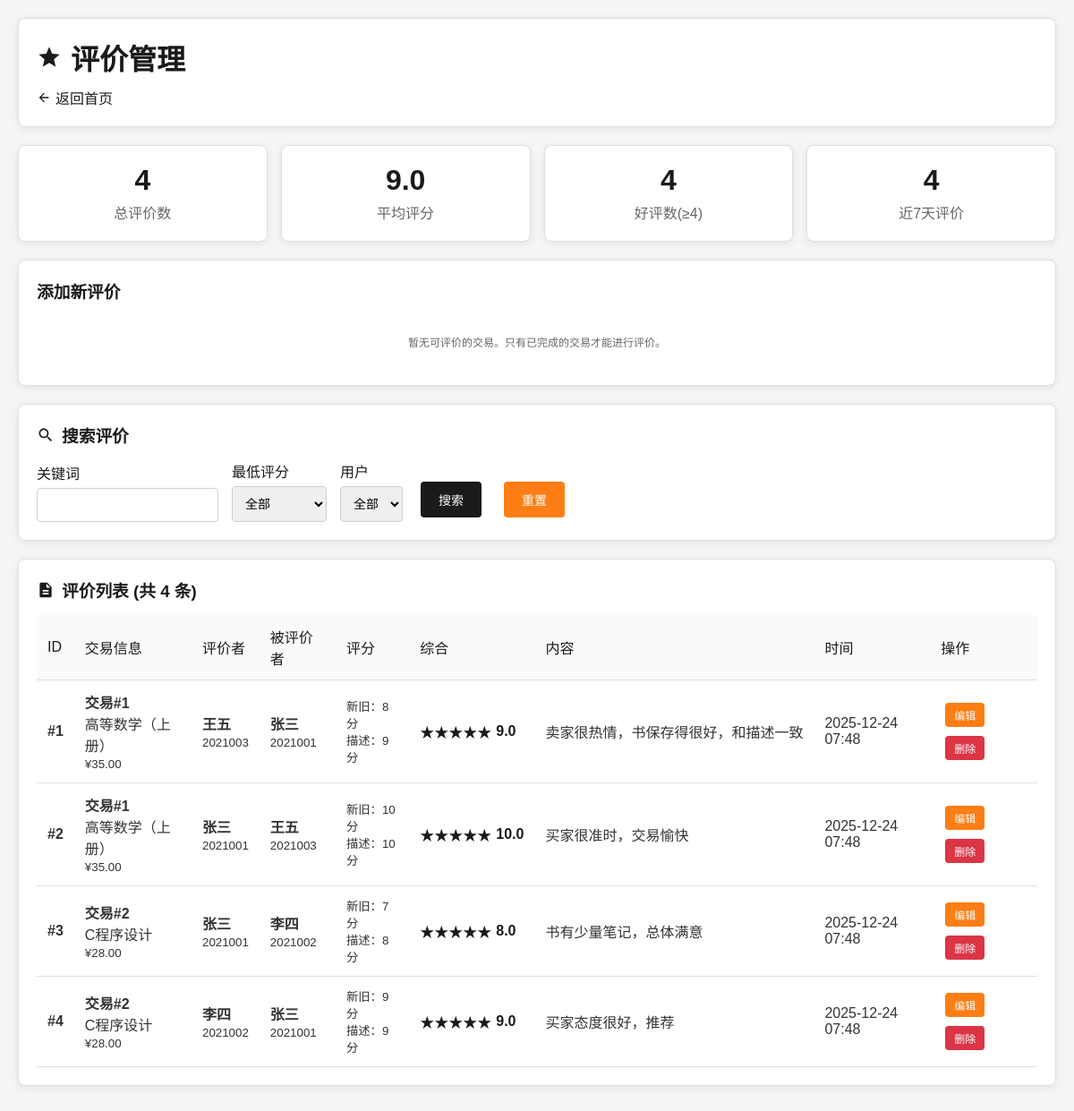
The page /reviews.php (signed in) on the database its author committed.
### tables this page shows
CREATE TABLE reviews (
    review_id INT PRIMARY KEY AUTO_INCREMENT,
    transaction_id INT NOT NULL,
    reviewer_id INT NOT NULL,
    reviewed_id INT NOT NULL,
    book_condition_score TINYINT COMMENT '教材实际新旧程度评分1-10',
    description_accuracy_score TINYINT COMMENT '卖家描述准确性评分1-10',
    overall_score TINYINT COMMENT '总体评分1-10',
    comment TEXT,
    created_at TIMESTAMP DEFAULT CURRENT_TIMESTAMP,
    FOREIGN KEY (transaction_id) REFERENCES transactions(transaction_id),
    FOREIGN KEY (reviewer_id) REFERENCES users(user_id),
    FOREIGN KEY (reviewed_id) REFERENCES users(user_id)
);

CREATE TABLE textbooks (
    book_id INT PRIMARY KEY AUTO_INCREMENT,
    isbn VARCHAR(20) NOT NULL,
    title VARCHAR(200) NOT NULL,
    author VARCHAR(100),
    publisher VARCHAR(100),
    edition VARCHAR(20),
    course_code VARCHAR(20),
    course_name VARCHAR(100),
    teacher_name VARCHAR(50),
    original_price DECIMAL(10,2),
    created_at TIMESTAMP DEFAULT CURRENT_TIMESTAMP
);

CREATE TABLE products (
    product_id INT PRIMARY KEY AUTO_INCREMENT,
    seller_id INT NOT NULL,
    book_id INT NOT NULL,
    condition_score TINYINT DEFAULT 5 COMMENT '教材新旧程度1-10分',
    selling_price DECIMAL(10,2) NOT NULL,
    description TEXT,
    status ENUM('available', 'reserved', 'sold') DEFAULT 'available',
    images VARCHAR(500) COMMENT '图片路径，多个用逗号分隔',
    created_at TIMESTAMP DEFAULT CURRENT_TIMESTAMP,
    updated_at TIMESTAMP DEFAULT CURRENT_TIMESTAMP ON UPDATE CURRENT_TIMESTAMP,
    FOREIGN KEY (seller_id) REFERENCES users(user_id),
    FOREIGN KEY (book_id) REFERENCES textbooks(book_id)
);

CREATE TABLE users (
    user_id INT PRIMARY KEY AUTO_INCREMENT,
    username VARCHAR(50) UNIQUE NOT NULL,
    password VARCHAR(255) NOT NULL,
    email VARCHAR(100) UNIQUE NOT NULL,
    phone VARCHAR(20),
    student_id VARCHAR(20),
    credit_score DECIMAL(3,1) DEFAULT 5.0,
    created_at TIMESTAMP DEFAULT CURRENT_TIMESTAMP,
    updated_at TIMESTAMP DEFAULT CURRENT_TIMESTAMP ON UPDATE CURRENT_TIMESTAMP
);

### config.php (called while the page is built, shortened)
<?php
function formatDate($date) {
    return date('Y-m-d H:i', strtotime($date));
}
?>

### reviews.php (the view, shortened to what this page needs)
<?php
require_once 'config.php';
$pdo = getDBConnection();
$search = isset($_GET['search']) ? sanitizeInput($_GET['search']) : '';
$where_conditions = []; $params = [];
$where_clause = $where_conditions ? 'WHERE ' . implode(' AND ', $where_conditions) : '';
$stmt = $pdo->prepare("SELECT r.*, u1.username as reviewer_name, u1.student_id as reviewer_student_id, u2.username as reviewed_user_name, u2.student_id as reviewed_user_student_id, t.title as book_title, t.author as book_author, p.selling_price, p.condition_score, tr.status as transaction_status FROM reviews r LEFT JOIN users u1 ON r.reviewer_id = u1.user_id LEFT JOIN users u2 ON r.reviewed_id = u2.user_id LEFT JOIN transactions tr ON r.transaction_id = tr.transaction_id LEFT JOIN products p ON tr.product_id = p.product_id LEFT JOIN textbooks t ON p.book_id = t.book_id $where_clause ORDER BY r.created_at DESC");
$stmt->execute($params);
$reviews = $stmt->fetchAll();
$available_transactions = $pdo->query("SELECT tr.transaction_id, tr.buyer_id, tr.seller_id, u1.username as buyer_name, u2.username as seller_name, t.title as book_title, p.product_id FROM transactions tr LEFT JOIN users u1 ON tr.buyer_id = u1.user_id LEFT JOIN users u2 ON tr.seller_id = u2.user_id LEFT JOIN products p ON tr.product_id = p.product_id LEFT JOIN textbooks t ON p.book_id = t.book_id WHERE tr.status = 'completed' AND tr.transaction_id NOT IN (SELECT transaction_id FROM reviews WHERE transaction_id IS NOT NULL) ORDER BY tr.created_at DESC")->fetchAll();
$edit_review = null;
?>
<!DOCTYPE html>
<html lang="zh-CN">
<head>
</head>
<body>
    <div class="container">
        <div class="header">
            <h1><svg viewBox="0 0 24 24"><path d="M12 17.27L18.18 21l-1.64-7.03L22 9.24l-7.19-.61L12 2 9.19 8.63 2 9.24l5.46 4.73L5.82 21z"/></svg>评价管理</h1>
            <p><a href="index.php" class="nav-link"><svg viewBox="0 0 24 24"><path d="M20 11H7.83l5.59-5.59L12 4l-8 8 8 8 1.41-1.41L7.83 13H20v-2z"/></svg>返回首页</a></p>
        </div>
        <div class="stats-grid">
            <?php $total = count($reviews); $avg = $reviews ? array_sum(array_column($reviews, 'overall_score')) / count($reviews) : 0; $high = count(array_filter($reviews, fn($r) => $r['overall_score'] >= 4)); $recent = count(array_filter($reviews, fn($r) => strtotime($r['created_at']) > strtotime('-7 days'))); ?>
            <div class="stat-card"><div class="stat-number"><?php echo $total; ?></div><div class="stat-label">总评价数</div></div>
            <div class="stat-card"><div class="stat-number"><?php echo number_format($avg, 1); ?></div><div class="stat-label">平均评分</div></div>
            <div class="stat-card"><div class="stat-number"><?php echo $high; ?></div><div class="stat-label">好评数(≥4)</div></div>
            <div class="stat-card"><div class="stat-number"><?php echo $recent; ?></div><div class="stat-label">近7天评价</div></div>
        </div>
        <div class="form-section">
            <h3><?php echo $edit_review ? '编辑评价' : '添加新评价'; ?></h3>
            <?php if (!$edit_review && empty($available_transactions)): ?>
                <div class="help-text" style="padding: 20px; text-align: center;">暂无可评价的交易。只有已完成的交易才能进行评价。</div>
            <?php endif; ?>
        </div>
        <div class="search-section">
            <h3><svg viewBox="0 0 24 24"><path d="M15.5 14h-.79l-.28-.27C15.41 12.59 16 11.11 16 9.5 16 5.91 13.09 3 9.5 3S3 5.91 3 9.5 5.91 16 9.5 16c1.61 0 3.09-.59 4.23-1.57l.27.28v.79l5 4.99L20.49 19l-4.99-5zm-6 0C7.01 14 5 11.99 5 9.5S7.01 5 9.5 5 14 7.01 14 9.5 11.99 14 9.5 14z"/></svg>搜索评价</h3>
            <form method="GET" class="search-form">
                <div class="form-group"><label for="search">关键词</label><input type="text" id="search" name="search" value="<?php echo htmlspecialchars($search); ?>"></div>
                <div class="form-group"><label for="rating_filter">最低评分</label><select id="rating_filter" name="rating_filter"><option value="0">全部</option></select></div>
                <div class="form-group"><label for="user_filter">用户</label><select id="user_filter" name="user_filter"><option value="0">全部</option></select></div>
                <button type="submit" class="btn btn-primary">搜索</button>
                <a href="reviews.php" class="btn btn-warning">重置</a>
            </form>
        </div>
        <div class="table-section">
            <h3><svg viewBox="0 0 24 24"><path d="M14 2H6c-1.1 0-1.99.9-1.99 2L4 20c0 1.1.89 2 1.99 2H18c1.1 0 2-.9 2-2V8l-6-6zm2 16H8v-2h8v2zm0-4H8v-2h8v2zm-3-5V3.5L18.5 9H13z"/></svg>评价列表 (共 <?php echo count($reviews); ?> 条)</h3>
            <?php if (empty($reviews)): ?>
                <p style="text-align: center; color: #666; margin: 40px 0;">暂无评价记录</p>
            <?php else: ?>
                <table>
                    <thead><tr><th>ID</th><th>交易信息</th><th>评价者</th><th>被评价者</th><th>评分</th><th>综合</th><th>内容</th><th>时间</th><th>操作</th></tr></thead>
                    <tbody>
                        <?php foreach ($reviews as $r): ?>
                            <tr>
                                <td><strong>#<?php echo $r['review_id']; ?></strong></td>
                                <td><div><strong>交易#<?php echo $r['transaction_id']; ?></strong></div><div><?php echo htmlspecialchars($r['book_title']); ?></div><div><small>¥<?php echo number_format($r['selling_price'], 2); ?></small></div></td>
                                <td><div><strong><?php echo htmlspecialchars($r['reviewer_name']); ?></strong></div><div><small><?php echo htmlspecialchars($r['reviewer_student_id']); ?></small></div></td>
                                <td><div><strong><?php echo htmlspecialchars($r['reviewed_user_name']); ?></strong></div><div><small><?php echo htmlspecialchars($r['reviewed_user_student_id']); ?></small></div></td>
                                <td><div><small>新旧：<?php echo $r['book_condition_score']; ?>分</small></div><div><small>描述：<?php echo $r['description_accuracy_score']; ?>分</small></div></td>
                                <td><div class="rating-display"><span class="rating-stars"><?php for($i=1;$i<=5;$i++) echo $i <= $r['overall_score'] ? '★' : '☆'; ?></span><span class="rating-number"><?php echo number_format($r['overall_score'], 1); ?></span></div></td>
                                <td><div class="review-comment" title="<?php echo htmlspecialchars($r['comment']); ?>"><?php echo htmlspecialchars($r['comment']); ?></div></td>
                                <td><?php echo formatDate($r['created_at']); ?></td>
                                <td>
                                    <a href="?edit=<?php echo $r['review_id']; ?>" class="btn btn-warning btn-small">编辑</a>
                                    <form method="POST" style="display: inline;" onsubmit="return confirm('确定删除？')"><button type="submit" class="btn btn-danger btn-small">删除</button></form>
                                </td>
                            </tr>
                        <?php endforeach; ?>
                    </tbody>
                </table>
            <?php endif; ?>
        </div>
    </div>
</body>
</html>

### reviews.php (style rules this page uses)
* { margin: 0; padding: 0; box-sizing: border-box; }
body { font-family: 'Microsoft YaHei', Arial, sans-serif; background: #f5f5f5; min-height: 100vh; color: #333; }
.container { max-width: 1400px; margin: 0 auto; padding: 20px; }
.header { background: #fff; padding: 20px; border-radius: 8px; margin-bottom: 20px; box-shadow: 0 2px 10px rgba(0,0,0,0.08); border: 1px solid #e0e0e0; }
.header h1 { color: #1a1a1a; margin-bottom: 10px; display: flex; align-items: center; gap: 10px; }
.header h1 svg { width: 28px; height: 28px; fill: #1a1a1a; }
.nav-link { color: #1a1a1a; text-decoration: none; font-weight: 500; display: inline-flex; align-items: center; gap: 5px; }
.nav-link svg { width: 16px; height: 16px; fill: currentColor; }
.form-section, .search-section, .table-section { background: #fff; padding: 20px; border-radius: 8px; margin-bottom: 20px; box-shadow: 0 2px 10px rgba(0,0,0,0.08); border: 1px solid #e0e0e0; }
.form-section h3, .search-section h3, .table-section h3 { color: #1a1a1a; margin-bottom: 15px; display: flex; align-items: center; gap: 8px; }
.form-section h3 svg, .search-section h3 svg, .table-section h3 svg { width: 20px; height: 20px; fill: #1a1a1a; }
.form-group { display: flex; flex-direction: column; }
.form-group label { margin-bottom: 5px; font-weight: 500; color: #1a1a1a; }
.form-group input, .form-group select, .form-group textarea { padding: 10px; border: 1px solid #d0d0d0; border-radius: 4px; font-size: 14px; }
.btn { padding: 10px 20px; border: none; border-radius: 4px; cursor: pointer; font-size: 14px; font-weight: 500; text-decoration: none; display: inline-block; text-align: center; margin: 5px; transition: all 0.3s; }
.btn-primary { background: #1a1a1a; color: white; }
.btn-warning { background: #fd7e14; color: white; }
.btn-danger { background: #dc3545; color: white; }
.btn-small { padding: 5px 10px; font-size: 12px; }
.search-form { display: flex; gap: 15px; align-items: end; flex-wrap: wrap; }
table { width: 100%; border-collapse: collapse; margin-top: 15px; }
th, td { padding: 12px; text-align: left; border-bottom: 1px solid #e0e0e0; }
th { background: #fafafa; font-weight: 500; color: #1a1a1a; }
.rating-display { display: flex; align-items: center; gap: 5px; }
.rating-stars { color: #1a1a1a; }
.rating-number { font-weight: bold; color: #1a1a1a; }
.review-comment { max-width: 300px; overflow: hidden; text-overflow: ellipsis; white-space: nowrap; }
.stats-grid { display: grid; grid-template-columns: repeat(auto-fit, minmax(200px, 1fr)); gap: 15px; margin-bottom: 20px; }
.stat-card { background: #fff; padding: 20px; border-radius: 8px; text-align: center; box-shadow: 0 2px 10px rgba(0,0,0,0.08); border: 1px solid #e0e0e0; }
.stat-number { font-size: 2em; font-weight: bold; color: #1a1a1a; }
.stat-label { color: #666; margin-top: 5px; }
.help-text { font-size: 12px; color: #666; margin-top: 5px; }
.table-section { overflow-x: auto; }

### rows shown on the page
reviews: review_id "1", transaction "1", textbooks.title "高等数学（上册）", products.selling_price "35.00", reviewer.username "王五", reviewer.student_id "2021003", reviewed.username "张三", reviewed.student_id "2021001", book_condition_score "8", description_accuracy_score "9", overall_score "9.0", comment "卖家很热情，书保存得很好，和描述一致", created_at "2025-12-24 07:48"
reviews: review_id "2", transaction "1", textbooks.title "高等数学（上册）", products.selling_price "35.00", reviewer.username "张三", reviewer.student_id "2021001", reviewed.username "王五", reviewed.student_id "2021003", book_condition_score "10", description_accuracy_score "10", overall_score "10.0", comment "买家很准时，交易愉快", created_at "2025-12-24 07:48"
reviews: review_id "3", transaction "2", textbooks.title "C程序设计", products.selling_price "28.00", reviewer.username "张三", reviewer.student_id "2021001", reviewed.username "李四", reviewed.student_id "2021002", book_condition_score "7", description_accuracy_score "8", overall_score "8.0", comment "书有少量笔记，总体满意", created_at "2025-12-24 07:48"
reviews: review_id "4", transaction "2", textbooks.title "C程序设计", products.selling_price "28.00", reviewer.username "李四", reviewer.student_id "2021002", reviewed.username "张三", reviewed.student_id "2021001", book_condition_score "9", description_accuracy_score "9", overall_score "9.0", comment "买家态度很好，推荐", created_at "2025-12-24 07:48"

### other values the page prints
$total "4"
$avg "9.0"
$high "4"
$recent "4"
count($reviews) "4"
